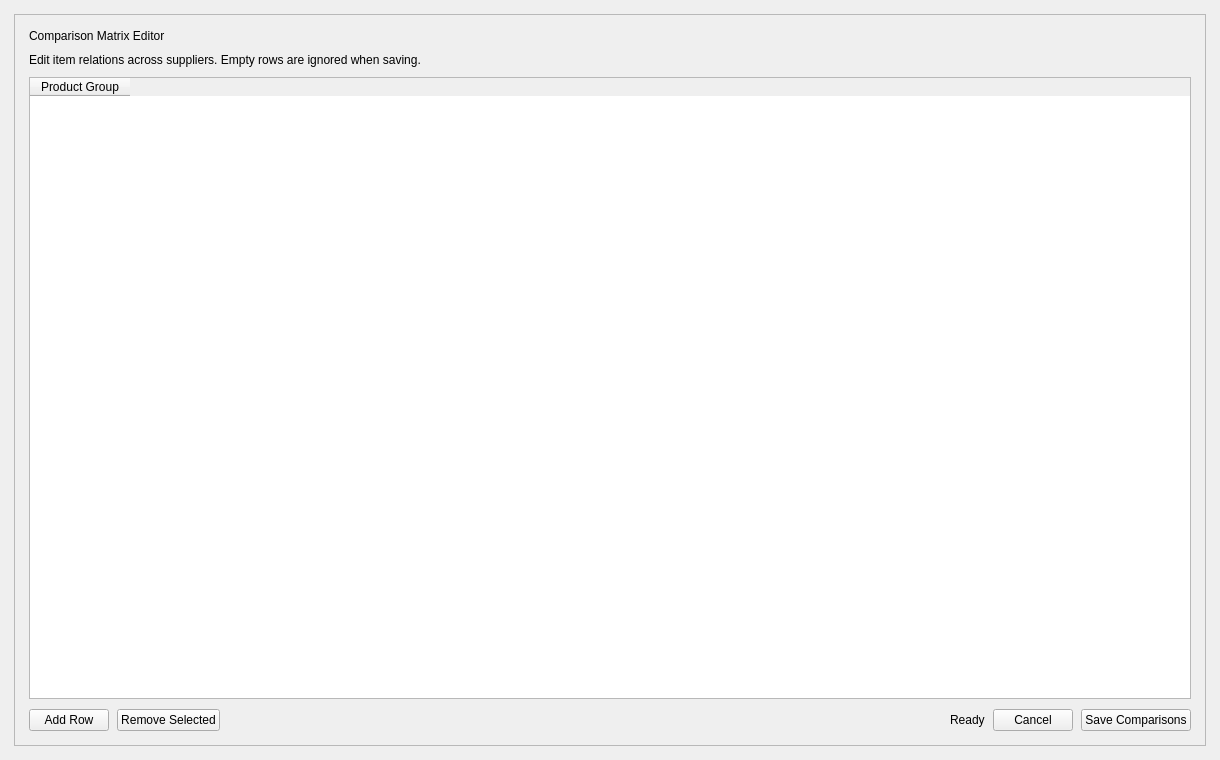
<?xml version='1.0' encoding='UTF-8'?>
<ui version="4.0">
 <class>ComparisonEditorWidget</class>
 <widget class="QWidget" name="ComparisonEditorWidget">
  <property name="geometry">
   <rect>
    <x>0</x>
    <y>0</y>
    <width>1220</width>
    <height>760</height>
   </rect>
  </property>
  <property name="windowTitle">
   <string>Comparison Editor</string>
  </property>
  <property name="styleSheet">
   <string notr="true">QWidget#ComparisonEditorWidget[themeMode="light"] {

    background: #F4F7F5;
    color: #1F2937;
    font-family: 'Segoe UI', 'Helvetica Neue', Arial;
    font-size: 10.5pt;
}
QWidget#ComparisonEditorWidget[themeMode="light"] QFrame#editorCard {

    background: #FFFFFF;
    border: 1px solid #DFE8E2;
    border-radius: 12px;
}
QWidget#ComparisonEditorWidget[themeMode="light"] QLabel#titleLabel {

    font-size: 16pt;
    font-weight: 700;
    color: #0F172A;
}
QWidget#ComparisonEditorWidget[themeMode="light"] QLabel#subtitleLabel {

    color: #4F6273;
    font-size: 9.5pt;
}
QWidget#ComparisonEditorWidget[themeMode="light"] QLabel#statusLabel {

    color: #355066;
    font-size: 9.5pt;
}
QWidget#ComparisonEditorWidget[themeMode="light"] QTableWidget#comparisonTable {

    background: #FFFFFF;
    border: 1px solid #DCE7E1;
    border-radius: 10px;
    gridline-color: #E8EFEB;
    alternate-background-color: #F7FBF8;
    selection-background-color: #DEEAFE;
    selection-color: #0F172A;
}
QWidget#ComparisonEditorWidget[themeMode="light"] QTableWidget#comparisonTable::item {

    padding: 6px;
    border-bottom: 1px solid #EDF2EF;
}
QWidget#ComparisonEditorWidget[themeMode="light"] QTableWidget#comparisonTable QHeaderView::section {

    background: #EEF4F0;
    color: #2B3A46;
    border: 0;
    border-bottom: 1px solid #DCE5E0;
    padding: 7px;
    font-weight: 700;
}
QWidget#ComparisonEditorWidget[themeMode="light"] QPushButton {

    background: #FFFFFF;
    border: 1px solid #D2DDE1;
    border-radius: 8px;
    padding: 7px 14px;
    color: #22303B;
    font-size: 10pt;
    font-weight: 600;
}
QWidget#ComparisonEditorWidget[themeMode="light"] QPushButton:hover {

    border: 1px solid #B8C8CF;
    background: #F8FBF9;
}
QWidget#ComparisonEditorWidget[themeMode="light"] QPushButton:pressed {

    background: #EEF5F1;
}
QWidget#ComparisonEditorWidget[themeMode="light"] QPushButton#saveBtn {

    background: #2563EB;
    border: 1px solid #2563EB;
    color: #FFFFFF;
    font-weight: 700;
}
QWidget#ComparisonEditorWidget[themeMode="light"] QPushButton#saveBtn:hover {

    background: #1D4ED8;
    border: 1px solid #1D4ED8;
}
QWidget#ComparisonEditorWidget[themeMode="light"] QPushButton#saveBtn:pressed {

    background: #1E40AF;
    border: 1px solid #1E40AF;
}
QWidget#ComparisonEditorWidget[themeMode="dark"] {

    background: #0E1620;
    color: #DCE7E2;
    font-family: 'Segoe UI', 'Helvetica Neue', Arial;
    font-size: 10.5pt;
}
QWidget#ComparisonEditorWidget[themeMode="dark"] QFrame#editorCard {

    background: #16222E;
    border: 1px solid #263746;
    border-radius: 12px;
}
QWidget#ComparisonEditorWidget[themeMode="dark"] QLabel#titleLabel {

    font-size: 16pt;
    font-weight: 700;
    color: #F2F8F5;
}
QWidget#ComparisonEditorWidget[themeMode="dark"] QLabel#subtitleLabel {

    color: #9CB0C0;
    font-size: 9.5pt;
}
QWidget#ComparisonEditorWidget[themeMode="dark"] QLabel#statusLabel {

    color: #B5C4D1;
    font-size: 9.5pt;
}
QWidget#ComparisonEditorWidget[themeMode="dark"] QTableWidget#comparisonTable {

    background: #101A24;
    border: 1px solid #2D4455;
    border-radius: 10px;
    gridline-color: #213646;
    alternate-background-color: #132230;
    selection-background-color: #1E3A68;
    selection-color: #ECF5F0;
    color: #E3ECE8;
}
QWidget#ComparisonEditorWidget[themeMode="dark"] QTableWidget#comparisonTable::item {

    padding: 6px;
    border-bottom: 1px solid #213646;
}
QWidget#ComparisonEditorWidget[themeMode="dark"] QTableWidget#comparisonTable::item:hover {

    background: #162C4B;
}
QWidget#ComparisonEditorWidget[themeMode="dark"] QTableWidget#comparisonTable::item:selected {

    background: #1E3A68;
}
QWidget#ComparisonEditorWidget[themeMode="dark"] QTableWidget#comparisonTable QTableCornerButton::section {

    background: #1B2B38;
    border: none;
}
QWidget#ComparisonEditorWidget[themeMode="dark"] QTableWidget#comparisonTable QHeaderView::section {

    background: #1B2B38;
    color: #DCE9E2;
    border: 0;
    border-bottom: 1px solid #2D4455;
    padding: 7px;
    font-weight: 700;
}
QWidget#ComparisonEditorWidget[themeMode="dark"] QTableWidget#comparisonTable QScrollBar:vertical {

    background: #162633;
    width: 10px;
    margin: 2px;
    border: none;
    border-radius: 5px;
}
QWidget#ComparisonEditorWidget[themeMode="dark"] QTableWidget#comparisonTable QScrollBar::handle:vertical {

    background: #4C6376;
    border-radius: 5px;
    min-height: 24px;
}
QWidget#ComparisonEditorWidget[themeMode="dark"] QTableWidget#comparisonTable QScrollBar::add-line:vertical, QWidget#ComparisonEditorWidget[themeMode="dark"] QTableWidget#comparisonTable QScrollBar::sub-line:vertical {

    height: 0px;
}
QWidget#ComparisonEditorWidget[themeMode="dark"] QPushButton {

    background: #1C2A36;
    border: 1px solid #304354;
    border-radius: 8px;
    padding: 7px 14px;
    color: #E3ECE8;
    font-size: 10pt;
    font-weight: 600;
}
QWidget#ComparisonEditorWidget[themeMode="dark"] QPushButton:hover {

    border: 1px solid #3C566D;
    background: #223241;
}
QWidget#ComparisonEditorWidget[themeMode="dark"] QPushButton:pressed {

    background: #1A2935;
}
QWidget#ComparisonEditorWidget[themeMode="dark"] QPushButton#saveBtn {

    background: #3B82F6;
    border: 1px solid #3B82F6;
    color: #F8FAFC;
    font-weight: 700;
}
QWidget#ComparisonEditorWidget[themeMode="dark"] QPushButton#saveBtn:hover {

    background: #60A5FA;
    border: 1px solid #60A5FA;
}
QWidget#ComparisonEditorWidget[themeMode="dark"] QPushButton#saveBtn:pressed {

    background: #2563EB;
    border: 1px solid #2563EB;
}
QWidget#ComparisonEditorWidget[themeMode="dark"] QComboBox {

    background: #101B26;
    border: 1px solid #334959;
    border-radius: 7px;
    padding: 5px 8px;
    color: #E6EEEA;
}
QWidget#ComparisonEditorWidget[themeMode="dark"] QComboBox:focus {

    border: 1px solid #42BF78;
}
QWidget#ComparisonEditorWidget[themeMode="dark"] QComboBox::drop-down {

    border: none;
    width: 18px;
}
QWidget#ComparisonEditorWidget[themeMode="dark"] QComboBox QAbstractItemView {

    background: #162633;
    border: 1px solid #30475A;
    color: #E6EEEA;
    selection-background-color: #1E3A68;
    selection-color: #ECF5F0;
    outline: 0;
}</string>
  </property>
  <layout class="QVBoxLayout" name="rootLayout">
   <property name="leftMargin">
    <number>14</number>
   </property>
   <property name="topMargin">
    <number>14</number>
   </property>
   <property name="rightMargin">
    <number>14</number>
   </property>
   <property name="bottomMargin">
    <number>14</number>
   </property>
   <item>
    <widget class="QFrame" name="editorCard">
     <property name="frameShape">
      <enum>QFrame::Shape::StyledPanel</enum>
     </property>
     <layout class="QVBoxLayout" name="editorLayout">
      <property name="spacing">
       <number>10</number>
      </property>
      <property name="leftMargin">
       <number>14</number>
      </property>
      <property name="topMargin">
       <number>14</number>
      </property>
      <property name="rightMargin">
       <number>14</number>
      </property>
      <property name="bottomMargin">
       <number>14</number>
      </property>
      <item>
       <widget class="QLabel" name="titleLabel">
        <property name="text">
         <string>Comparison Matrix Editor</string>
        </property>
       </widget>
      </item>
      <item>
       <widget class="QLabel" name="subtitleLabel">
        <property name="text">
         <string>Edit item relations across suppliers. Empty rows are ignored when saving.</string>
        </property>
       </widget>
      </item>
      <item>
       <widget class="QTableWidget" name="comparisonTable">
        <property name="alternatingRowColors">
         <bool>true</bool>
        </property>
        <property name="selectionBehavior">
         <enum>QAbstractItemView::SelectionBehavior::SelectRows</enum>
        </property>
        <property name="selectionMode">
         <enum>QAbstractItemView::SelectionMode::ExtendedSelection</enum>
        </property>
        <property name="editTriggers">
         <set>QAbstractItemView::EditTrigger::DoubleClicked|QAbstractItemView::EditTrigger::EditKeyPressed|QAbstractItemView::EditTrigger::SelectedClicked</set>
        </property>
        <property name="rowCount">
         <number>0</number>
        </property>
        <property name="columnCount">
         <number>1</number>
        </property>
        <column>
         <property name="text">
          <string>Product Group</string>
         </property>
        </column>
       </widget>
      </item>
      <item>
       <layout class="QHBoxLayout" name="actionsLayout">
        <property name="spacing">
         <number>8</number>
        </property>
        <item>
         <widget class="QPushButton" name="addRowBtn">
          <property name="text">
           <string>Add Row</string>
          </property>
         </widget>
        </item>
        <item>
         <widget class="QPushButton" name="removeRowBtn">
          <property name="text">
           <string>Remove Selected</string>
          </property>
         </widget>
        </item>
        <item>
         <spacer name="horizontalSpacer">
          <property name="orientation">
           <enum>Qt::Orientation::Horizontal</enum>
          </property>
          <property name="sizeHint" stdset="0">
           <size>
            <width>40</width>
            <height>20</height>
           </size>
          </property>
         </spacer>
        </item>
        <item>
         <widget class="QLabel" name="statusLabel">
          <property name="text">
           <string>Ready</string>
          </property>
         </widget>
        </item>
        <item>
         <widget class="QPushButton" name="cancelBtn">
          <property name="text">
           <string>Cancel</string>
          </property>
         </widget>
        </item>
        <item>
         <widget class="QPushButton" name="saveBtn">
          <property name="text">
           <string>Save Comparisons</string>
          </property>
         </widget>
        </item>
       </layout>
      </item>
     </layout>
    </widget>
   </item>
  </layout>
 </widget>
 <resources />
 <connections />
</ui>
